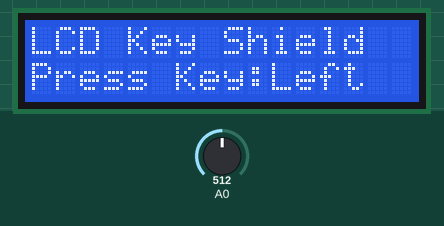
This sketch was run on a simulated Arduino Uno, built with avr-gcc and run on an emulated ATmega328P. On the bench: 16×2 character LCD. The test bench sets the inputs (shaded band); at power-on: A0 = 512.

Above: at 1.2 s.
1.3 s: A0 set to 610
At 1.8 s:
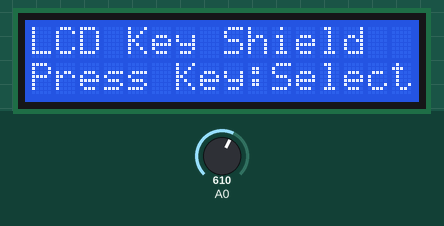
2.8 s: A0 set to 390
At 4.0 s:
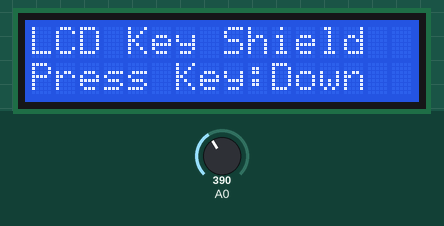
4.3 s: A0 set to 190
At 5.3 s:
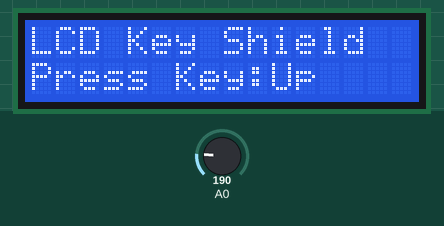
5.8 s: A0 set to 50
At 6.4 s:
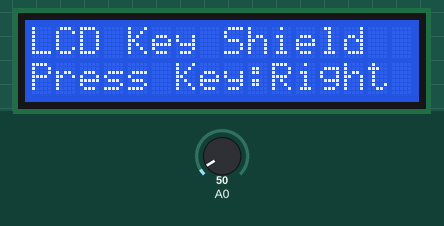
7.3 s: A0 set to 70
At 8.5 s:
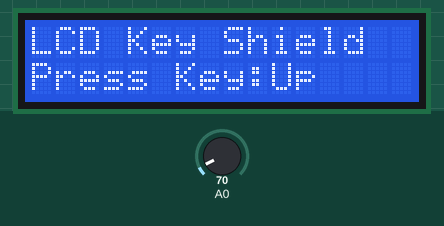
8.8 s: A0 set to 0
At 9.9 s:
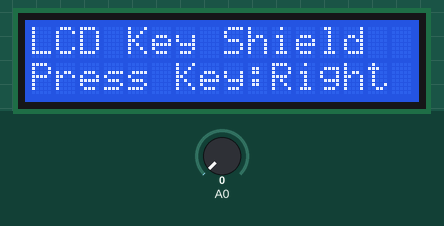
Timing chart, 0 to 11.3 s (numbered marks = the images above; inputs shaded):
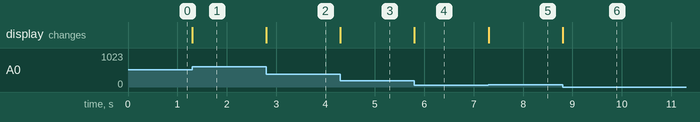

The sketch:

Basic.ino
```cpp
/*
 * LCD Shield Sample
 * Developed by Erratum Solutions
 * Contact us @ support@erratums.com
 * https://erratums.com
 * Date created: 27-Aug-2019
 */

#include <Wire.h>
#include <LiquidCrystal.h>

// Interfacing pins
LiquidCrystal lcd(8, 9, 4, 5, 6, 7);

void setup() {
  // set up the LCD's number of columns and rows:
  lcd.begin(16, 2);

  // Print a message to the LCD.
  lcd.setCursor(0, 0);
  lcd.print(F("LCD Key Shield"));
  lcd.setCursor(0, 1);
  lcd.print(F("Press Key:"));
}

void loop() {
  int iSwitch;
  iSwitch = analogRead(0);
  lcd.setCursor(10, 1);

  if (iSwitch < 60) {
    lcd.print ("Right ");
  } else if (iSwitch < 200) {
    lcd.print(F("Up    "));
  } else if (iSwitch < 400){
    lcd.print(F("Down  "));
  } else if (iSwitch < 600){
    lcd.print(F("Left  "));
  } else if (iSwitch < 800){
    lcd.print(F("Select"));
  }
}
```

Measured:
- after the input at 1.3 s, the display: changes at once (image 1)
- after the input at 2.8 s, the display: changes at once (image 2)
- after the input at 4.3 s, the display: changes at once (image 3)
- after the input at 5.8 s, the display: changes at once (image 4)
- after the input at 7.3 s, the display: changes at once (image 5)
- after the input at 8.8 s, the display: changes at once (image 6)
